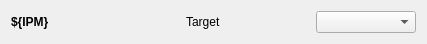
<?xml version="1.0" encoding="UTF-8"?>
<ui version="4.0">
 <class>Form</class>
 <widget class="QWidget" name="Form">
  <property name="geometry">
   <rect>
    <x>0</x>
    <y>0</y>
    <width>425</width>
    <height>43</height>
   </rect>
  </property>
  <property name="sizePolicy">
   <sizepolicy hsizetype="Preferred" vsizetype="Fixed">
    <horstretch>0</horstretch>
    <verstretch>0</verstretch>
   </sizepolicy>
  </property>
  <property name="windowTitle">
   <string>Form</string>
  </property>
  <layout class="QHBoxLayout" name="horizontalLayout_2">
   <item>
    <layout class="QHBoxLayout" name="horizontalLayout">
     <property name="spacing">
      <number>0</number>
     </property>
     <item>
      <widget class="PyDMLabel" name="PyDMLabel_3">
       <property name="minimumSize">
        <size>
         <width>100</width>
         <height>0</height>
        </size>
       </property>
       <property name="font">
        <font>
         <weight>75</weight>
         <bold>true</bold>
        </font>
       </property>
       <property name="toolTip">
        <string/>
       </property>
       <property name="text">
        <string>${IPM}</string>
       </property>
      </widget>
     </item>
     <item>
      <widget class="PyDMLabel" name="PyDMLabel_2">
       <property name="minimumSize">
        <size>
         <width>75</width>
         <height>0</height>
        </size>
       </property>
       <property name="maximumSize">
        <size>
         <width>75</width>
         <height>16777215</height>
        </size>
       </property>
       <property name="toolTip">
        <string/>
       </property>
       <property name="alignment">
        <set>Qt::AlignCenter</set>
       </property>
       <property name="channel" stdset="0">
        <string>ca://${BMMON}:SUM</string>
       </property>
       <property name="displayFormat" stdset="0">
        <enum>PyDMLabel::Decimal</enum>
       </property>
      </widget>
     </item>
     <item>
      <widget class="QLabel" name="label">
       <property name="minimumSize">
        <size>
         <width>55</width>
         <height>0</height>
        </size>
       </property>
       <property name="text">
        <string>Target</string>
       </property>
      </widget>
     </item>
     <item>
      <widget class="PyDMLabel" name="PyDMLabel">
       <property name="minimumSize">
        <size>
         <width>75</width>
         <height>0</height>
        </size>
       </property>
       <property name="toolTip">
        <string/>
       </property>
       <property name="precision" stdset="0">
        <number>0</number>
       </property>
       <property name="showUnits" stdset="0">
        <bool>false</bool>
       </property>
       <property name="precisionFromPV" stdset="0">
        <bool>true</bool>
       </property>
       <property name="alarmSensitiveContent" stdset="0">
        <bool>false</bool>
       </property>
       <property name="alarmSensitiveBorder" stdset="0">
        <bool>true</bool>
       </property>
       <property name="PyDMToolTip" stdset="0">
        <string/>
       </property>
       <property name="channel" stdset="0">
        <string>ca://${IPM}:TARGET.VAL</string>
       </property>
      </widget>
     </item>
     <item>
      <widget class="PyDMEnumComboBox" name="PyDMEnumComboBox">
       <property name="minimumSize">
        <size>
         <width>100</width>
         <height>0</height>
        </size>
       </property>
       <property name="toolTip">
        <string/>
       </property>
       <property name="alarmSensitiveContent" stdset="0">
        <bool>false</bool>
       </property>
       <property name="alarmSensitiveBorder" stdset="0">
        <bool>true</bool>
       </property>
       <property name="PyDMToolTip" stdset="0">
        <string/>
       </property>
       <property name="channel" stdset="0">
        <string>ca://${IPM}:TARGET:GO</string>
       </property>
      </widget>
     </item>
    </layout>
   </item>
  </layout>
 </widget>
 <customwidgets>
  <customwidget>
   <class>PyDMLabel</class>
   <extends>QLabel</extends>
   <header>pydm.widgets.label</header>
  </customwidget>
  <customwidget>
   <class>PyDMEnumComboBox</class>
   <extends>QComboBox</extends>
   <header>pydm.widgets.enum_combo_box</header>
  </customwidget>
 </customwidgets>
 <resources/>
 <connections/>
</ui>
